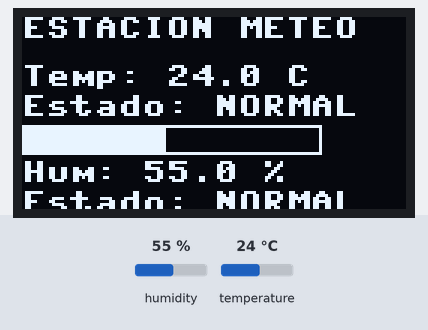
Recording of a program running on a simulated Raspberry Pi Pico running MicroPython. Shown: 128×64 one-colour display. Wiring (from the project's diagram.json): DHT22 sensor on GP15. The test bench sets the inputs (shaded band); at power-on: humidity 55 %, temperature 24 °C. Library files of the repository ran but are not shown: ssd1306.py.

Above: at 1.2 s.
1.3 s: humidity set to 22 %
At 3.4 s:
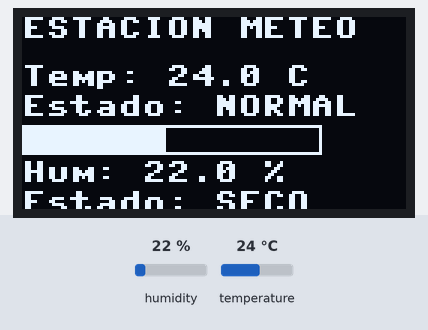
4.0 s: temperature set to 33 °C
At 5.4 s:
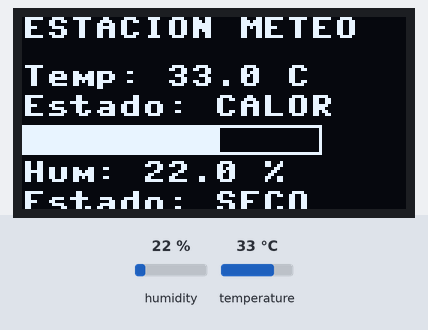
6.7 s: humidity set to 40 %
At 9.4 s:
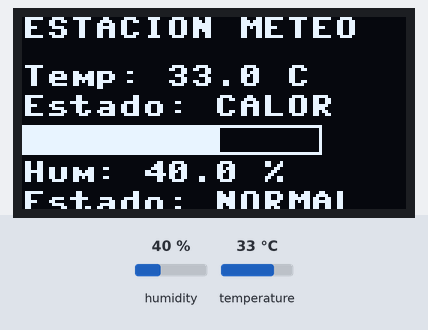
9.7 s: humidity set to 88 %
At 11.7 s:
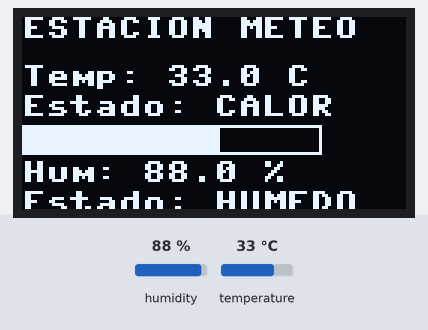
12.4 s: temperature set to 12 °C
At 14.7 s:
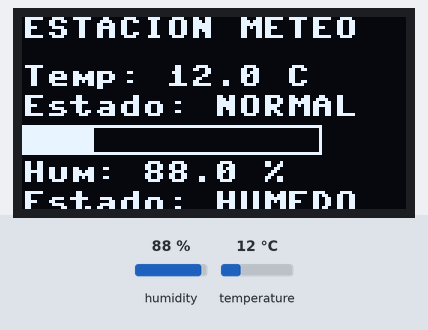
Timing chart, 0 to 16.2 s (numbered marks = the images above; inputs shaded):
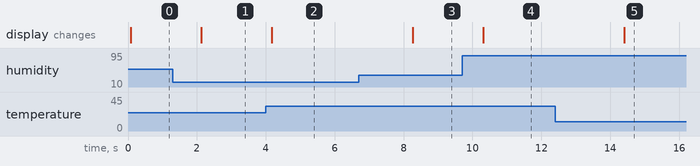

The program:

main.py
```python
# ---------------------------------------------------------------------------------
#  Estación Meteorológica Simple con MicroPython
#  Alumno: Castro Balbuena Angel Andres
#  Descripción: Muestra temperatura y humedad en una pantalla OLED
#               utilizando un sensor DHT22. También muestra alertas
#               cuando la temperatura o humedad alcanzan ciertos niveles.
# ---------------------------------------------------------------------------------

from machine import Pin, I2C
import ssd1306
import dht
import time

# Configuración de los pines
sensor = dht.DHT22(Pin(15))  # DHT22 conectado al pin GP15
i2c = I2C(0, scl=Pin(5), sda=Pin(4))
oled = ssd1306.SSD1306_I2C(128, 64, i2c)

# Umbral para alertas
TEMP_ALTA = 30
TEMP_BAJA = 10
HUM_ALTA = 70
HUM_BAJA = 30

def obtener_alerta_temp(temp):
    if temp > TEMP_ALTA:
        return "CALOR"
    elif temp < TEMP_BAJA:
        return "FRIO"
    else:
        return "NORMAL"

def obtener_alerta_hum(hum):
    if hum > HUM_ALTA:
        return "HUMEDO"
    elif hum < HUM_BAJA:
        return "SECO"
    else:
        return "NORMAL"

def dibujar_barra(y, valor, max_valor=100):
    # Dibuja una barra de progreso horizontal
    ancho_barra = min(int(valor * 100 / max_valor), 100)
    oled.rect(0, y, 100, 10, 1)
    if ancho_barra > 0:
        oled.fill_rect(0, y, ancho_barra, 10, 1)
    return y + 12

while True:
    try:
        # Lectura del sensor
        sensor.measure()
        temperatura = sensor.temperature()
        humedad = sensor.humidity()

        # Alerta para temperatura y humedad
        alerta_temp = obtener_alerta_temp(temperatura)
        alerta_hum = obtener_alerta_hum(humedad)

        # Limpiar pantalla
        oled.fill(0)

        # Mostrar datos
        oled.text("ESTACION METEO", 0, 0)
        oled.text("Temp: {:.1f} C".format(temperatura), 0, 16)
        oled.text("Estado: {}".format(alerta_temp), 0, 26)

        # Barra para temperatura (0-50°C)
        y_pos = dibujar_barra(36, temperatura, 50)

        oled.text("Hum: {:.1f} %".format(humedad), 0, y_pos)
        oled.text("Estado: {}".format(alerta_hum), 0, y_pos + 10)

        oled.show()
    except Exception as e:
        # En caso de error, mostrar mensaje
        oled.fill(0)
        oled.text("Error sensor", 0, 0)
        oled.text(str(e), 0, 10)
        oled.show()

    time.sleep(2)
```

Measured:
- after the input at 1.3 s, the display: changes after 0.82 s (image 1)
- after the input at 4.0 s, the display: changes after 0.17 s (image 2)
- after the input at 6.7 s, the display: changes after 1.6 s (image 3)
- after the input at 9.7 s, the display: changes after 0.62 s (image 4)
- after the input at 12.4 s, the display: changes after 2.0 s (image 5)
